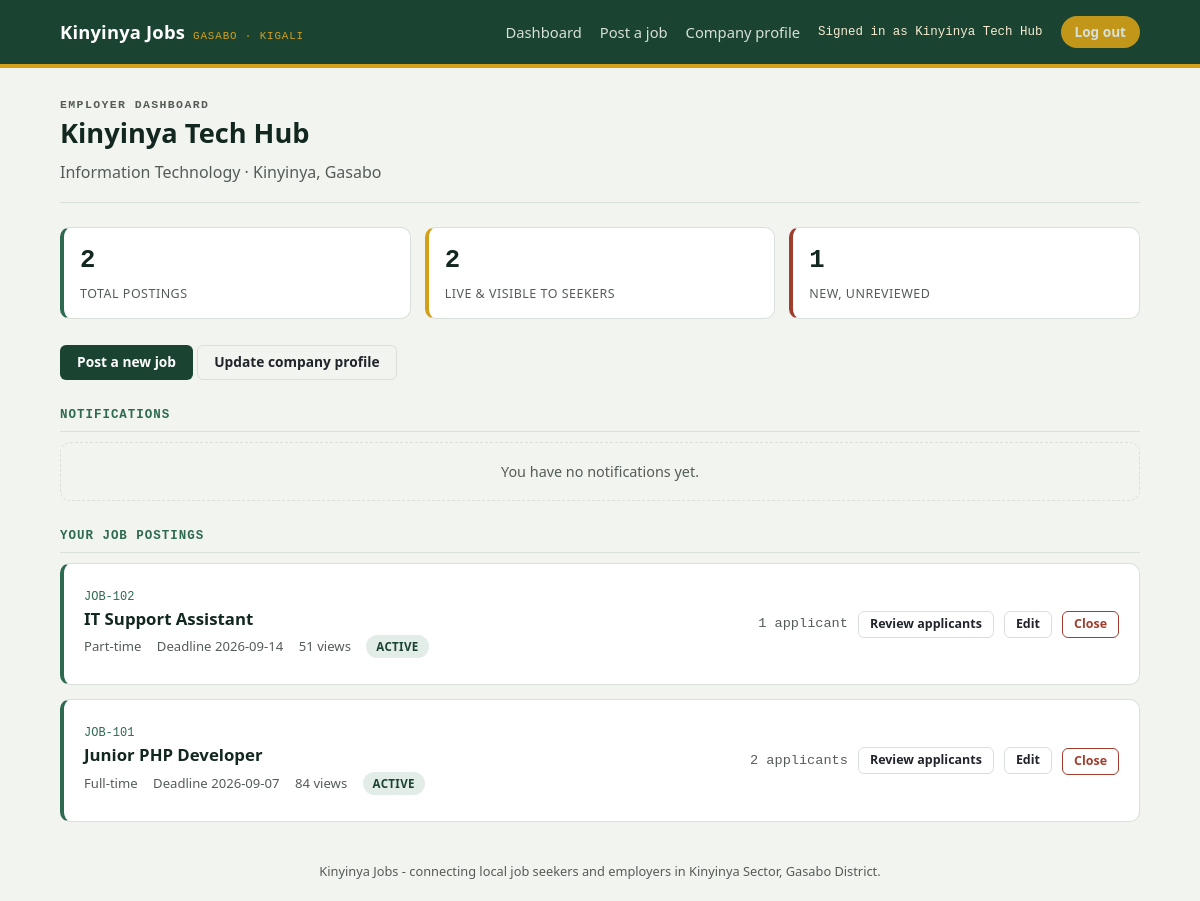
Screenshot of /employer/dashboard.php (signed in) with the database file from the repository.
### tables this page shows
CREATE TABLE IF NOT EXISTS employers (
  id        INT UNSIGNED AUTO_INCREMENT PRIMARY KEY,
  user_id   INT UNSIGNED NULL UNIQUE,
  name      VARCHAR(150) NOT NULL,
  industry  VARCHAR(150) NOT NULL,
  location  VARCHAR(150) NOT NULL,
  about     TEXT NULL,
  CONSTRAINT fk_employers_user FOREIGN KEY (user_id) REFERENCES users(id) ON DELETE CASCADE
);

CREATE TABLE IF NOT EXISTS jobs (
  id            INT UNSIGNED AUTO_INCREMENT PRIMARY KEY,
  employer_id   INT UNSIGNED NOT NULL,
  title         VARCHAR(150) NOT NULL,
  type          VARCHAR(50) NOT NULL DEFAULT 'Full-time',
  category      VARCHAR(100) NOT NULL DEFAULT 'General',
  description   TEXT NULL,
  requirements  TEXT NULL,
  salary_min    INT UNSIGNED NOT NULL DEFAULT 0,
  salary_max    INT UNSIGNED NOT NULL DEFAULT 0,
  deadline      DATE NOT NULL,
  posted        DATE NOT NULL,
  active        TINYINT(1) NOT NULL DEFAULT 1,
  status        ENUM('pending','approved','rejected') NOT NULL DEFAULT 'pending',
  views         INT UNSIGNED NOT NULL DEFAULT 0,
  CONSTRAINT fk_jobs_employer FOREIGN KEY (employer_id) REFERENCES employers(id) ON DELETE CASCADE,
  INDEX idx_jobs_status (status),
  INDEX idx_jobs_deadline (deadline)
);

### includes/config.php (called while the page is built, shortened)
<?php
function kj_url(string $path = ''): string {
    $documentRoot = isset($_SERVER['DOCUMENT_ROOT']) ? realpath($_SERVER['DOCUMENT_ROOT']) : false;
    $projectRoot = realpath(dirname(__DIR__));
    $base = '';
    if ($documentRoot && $projectRoot) {
        $doc = str_replace('\\', '/', rtrim($documentRoot, '/\\'));
        $project = str_replace('\\', '/', rtrim($projectRoot, '/\\'));
        if (stripos($project, $doc) === 0) $base = substr($project, strlen($doc));
    }
    return rtrim($base, '/') . '/' . ltrim($path, '/');
}

### includes/db.php (called while the page is built)
<?php
require_once __DIR__ . '/config.php';
function kj_db(): PDO {
    static $pdo = null;
    if ($pdo === null) {
        $dsn = 'mysql:host=' . DB_HOST . ';port=' . DB_PORT . ';dbname=' . DB_NAME . ';charset=utf8mb4';
        try {
            $pdo = new PDO($dsn, DB_USER, DB_PASS, [
                PDO::ATTR_ERRMODE            => PDO::ERRMODE_EXCEPTION,
                PDO::ATTR_DEFAULT_FETCH_MODE => PDO::FETCH_ASSOC,
                PDO::ATTR_EMULATE_PREPARES   => false,
            ]);
        } catch (PDOException $e) {
            http_response_code(500);
            die(
                '<h1>Database connection failed</h1>' .
                '<p>Could not connect to MySQL database <code>' . htmlspecialchars(DB_NAME) . '</code> ' .
                'on <code>' . htmlspecialchars(DB_HOST) . ':' . htmlspecialchars(DB_PORT) . '</code>.</p>' .
                '<p>Confirm MySQL is running, then use the one-time setup page to configure and import the database.</p>' .
                '<p><a href="' . htmlspecialchars(kj_url('setup.php')) . '">Open database setup</a></p>'
            );
        }
    }
    return $pdo;
}
function kj_index_by_id(array $rows): array {
    $out = [];
    foreach ($rows as $row) { $out[$row['id']] = $row; }
    return $out;
}

### includes/data.php (called while the page is built, shortened)
<?php
require_once __DIR__ . '/db.php';
function kj_jobs_for_employer($employer_id): array {
    $stmt = kj_db()->prepare('SELECT * FROM jobs WHERE employer_id = ? ORDER BY posted DESC, id DESC');
    $stmt->execute([(int) $employer_id]);
    return kj_index_by_id($stmt->fetchAll());
}
function kj_job_is_expired($job): bool {
    return strtotime($job['deadline']) < strtotime('today');
}
function kj_job_status_label($job): string {
    return $job['active'] ? 'Active' : 'Closed';
}
function kj_job_status_class($job): string {
    return 'active';
}
function kj_employer($id) {
    $stmt = kj_db()->prepare('SELECT * FROM employers WHERE id = ?');
    $stmt->execute([(int) $id]);
    return $stmt->fetch() ?: null;
}
function kj_applications_for_job($job_id): array {
    $stmt = kj_db()->prepare('SELECT * FROM applications WHERE job_id = ? ORDER BY date DESC, id DESC');
    $stmt->execute([(int) $job_id]);
    return kj_index_by_id($stmt->fetchAll());
}
function kj_current_user() {
    if ($_SESSION['role'] === 'employer') return kj_employer($_SESSION['user_id']);
    return null;
}

### employer/dashboard.php (the view, shortened to what this page needs)
<?php
require_once __DIR__ . '/../includes/data.php';
$employer = kj_current_user();
$myJobs = kj_jobs_for_employer($employer['id']);
$notifications = kj_notifications_for_user((int) ($_SESSION['account_id'] ?? 0));
usort($myJobs, fn($a, $b) => strcmp($b['posted'], $a['posted']));
$totalApps = 0; $newApps = 0; $liveJobs = 0;
foreach ($myJobs as $j) {
    $apps = kj_applications_for_job($j['id']);
    foreach ($apps as $a) { if ($a['status'] === 'submitted') $newApps++; }
    if (kj_job_is_visible($j)) $liveJobs++;
}
require __DIR__ . '/../includes/header.php';
?>
<section class="pagehead">
  <p class="eyebrow">Employer dashboard</p>
  <h1><?= htmlspecialchars($employer['name']) ?></h1>
  <p><?= htmlspecialchars($employer['industry']) ?> · <?= htmlspecialchars($employer['location']) ?></p>
</section>
<div class="stats">
  <div class="stat"><span class="n"><?= count($myJobs) ?></span><span class="l">Total postings</span></div>
  <div class="stat accent"><span class="n"><?= $liveJobs ?></span><span class="l">Live &amp; visible to seekers</span></div>
  <div class="stat warn"><span class="n"><?= $newApps ?></span><span class="l">New, unreviewed</span></div>
</div>
<div style="margin-bottom:20px;">
  <a class="btn btn-primary" href="post-job.php">Post a new job</a>
  <a class="btn btn-ghost" href="profile.php">Update company profile</a>
</div>
<h2 class="section-title">Notifications</h2>
<?php if (empty($notifications)): ?>
  <div class="empty">You have no notifications yet.</div>
<?php endif; ?>
<h2 class="section-title">Your job postings</h2>
<?php foreach ($myJobs as $job): $apps = kj_applications_for_job($job['id']); ?>
  <div class="card job-card">
    <div class="info">
      <span class="code">JOB-<?= $job['id'] ?></span>
      <h3><?= htmlspecialchars($job['title']) ?></h3>
      <div class="meta">
        <span><?= htmlspecialchars($job['type']) ?></span>
        <span>Deadline <?= htmlspecialchars($job['deadline']) ?></span>
        <span><?= $job['views'] ?> views</span>
        <span class="badge <?= kj_job_status_class($job) ?>"><?= kj_job_status_label($job) ?></span>
      </div>
    </div>
    <div class="actions">
      <span style="font-family:var(--font-mono); font-size:0.85rem; color:var(--ink-soft);"><?= count($apps) ?> applicant<?= count($apps) === 1 ? '' : 's' ?></span>
      <a class="btn btn-ghost btn-sm" href="applicants.php?job_id=<?= $job['id'] ?>">Review applicants</a>
      <a class="btn btn-ghost btn-sm" href="edit-job.php?id=<?= $job['id'] ?>">Edit</a>
      <?php if (kj_job_is_expired($job)): ?>
        <span class="badge expired">Expired</span>
      <?php elseif ($job['active']): ?>
        <form method="post">
          <button class="btn btn-danger btn-sm" type="submit">Close</button>
        </form>
      <?php endif; ?>
    </div>
  </div>
<?php endforeach; ?>
<?php require __DIR__ . '/../includes/footer.php'; ?>

### includes/header.php (shortened to what this page needs)
<?php
$role = $_SESSION['role'] ?? null;
$user = kj_current_user();
function kj_base($path) {
    return kj_url($path);
}
?>
<!doctype html>
<html lang="en">
<head>
<link rel="stylesheet" href="<?= kj_base('assets/style.css') ?>">
</head>
<body>
<header class="topbar">
  <div class="wrap">
    <a class="brand" href="<?= kj_base('index.php') ?>">Kinyinya Jobs <small>Gasabo · Kigali</small></a>
    <nav class="topnav">
      <?php if ($role === 'seeker'): ?>
        <a href="<?= kj_base('seeker/dashboard.php') ?>">My applications</a>
        <a href="<?= kj_base('seeker/jobs.php') ?>">Browse jobs</a>
        <a href="<?= kj_base('seeker/profile.php') ?>">My profile</a>
        <span class="who">Signed in as <?= htmlspecialchars($user['name']) ?></span>
        <a class="pill" href="<?= kj_base('logout.php') ?>">Log out</a>
      <?php elseif ($role === 'employer'): ?>
        <a href="<?= kj_base('employer/dashboard.php') ?>">Dashboard</a>
        <a href="<?= kj_base('employer/post-job.php') ?>">Post a job</a>
        <a href="<?= kj_base('employer/profile.php') ?>">Company profile</a>
        <span class="who">Signed in as <?= htmlspecialchars($user['name']) ?></span>
        <a class="pill" href="<?= kj_base('logout.php') ?>">Log out</a>
      <?php elseif ($role === 'admin'): ?>
        <a href="<?= kj_base('admin/dashboard.php') ?>">Overview</a>
        <span class="who">Platform Admin</span>
        <a class="pill" href="<?= kj_base('logout.php') ?>">Log out</a>
      <?php else: ?>
        <a href="<?= kj_base('index.php') ?>#login">Log in</a>
        <a class="pill" href="<?= kj_base('register.php') ?>">Create account</a>
      <?php endif; ?>
    </nav>
  </div>
</header>
<main class="wrap">

### rows the page displays
employers: name "Kinyinya Tech Hub", industry "Information Technology", location "Kinyinya, Gasabo"
jobs: id "102", title "IT Support Assistant", type "Part-time", deadline "2026-09-14", views "51", active "ACTIVE", count($apps) "1"
jobs: id "101", title "Junior PHP Developer", type "Full-time", deadline "2026-09-07", views "84", active "ACTIVE", count($apps) "2"

### other values shown
count($myJobs) "2"
$liveJobs "2"
$newApps "1"
